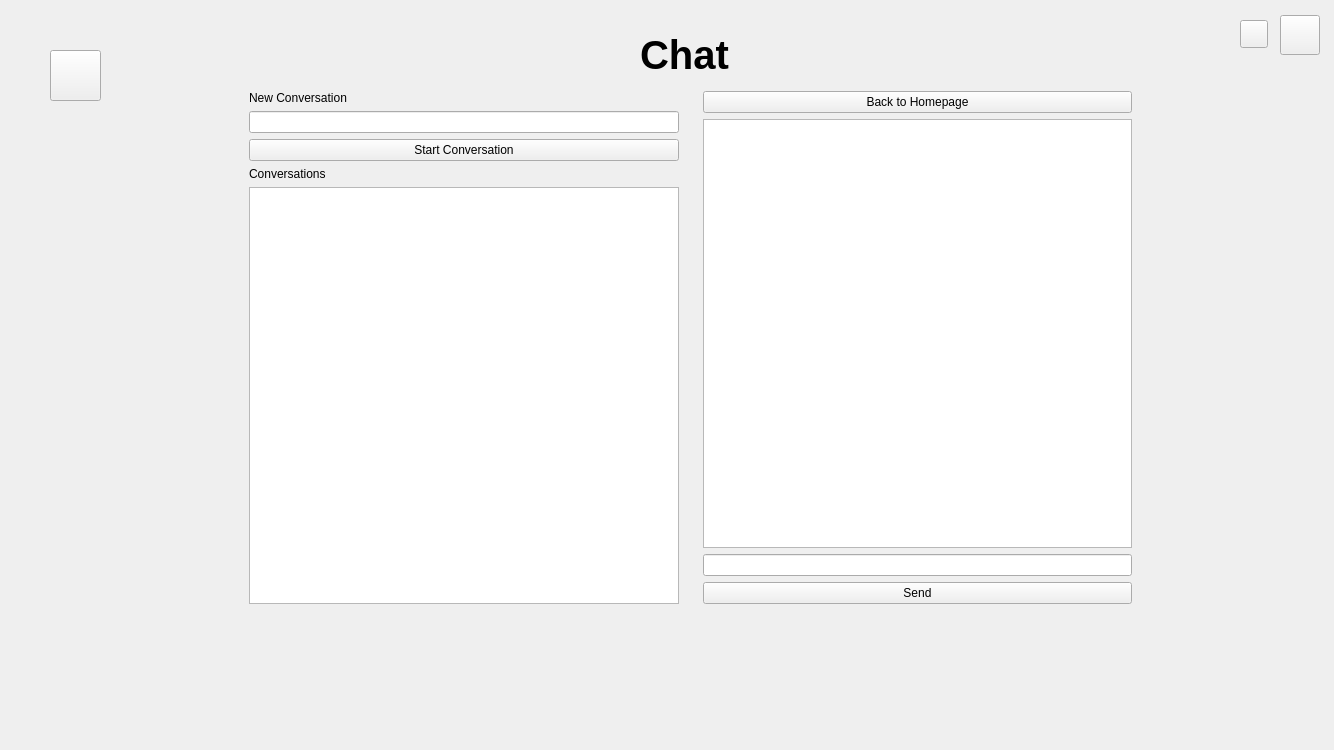
<?xml version="1.0" encoding="UTF-8"?>
<ui version="4.0">
 <class>ChatView</class>
 <widget class="QWidget" name="ChatView">
  <property name="enabled">
   <bool>true</bool>
  </property>
  <property name="geometry">
   <rect>
    <x>0</x>
    <y>0</y>
    <width>1334</width>
    <height>750</height>
   </rect>
  </property>
  <property name="mouseTracking">
   <bool>false</bool>
  </property>
  <property name="windowTitle">
   <string>Form</string>
  </property>
  <widget class="QWidget" name="widget" native="true">
   <property name="geometry">
    <rect>
     <x>10</x>
     <y>10</y>
     <width>1334</width>
     <height>750</height>
    </rect>
   </property>
   <property name="autoFillBackground">
    <bool>false</bool>
   </property>
   <property name="styleSheet">
    <string notr="true"/>
   </property>
   <widget class="QLabel" name="title">
    <property name="geometry">
     <rect>
      <x>530</x>
      <y>10</y>
      <width>261</width>
      <height>69</height>
     </rect>
    </property>
    <property name="font">
     <font>
      <pointsize>30</pointsize>
      <bold>true</bold>
     </font>
    </property>
    <property name="styleSheet">
     <string notr="true">color:black;</string>
    </property>
    <property name="text">
     <string>Chat</string>
    </property>
    <property name="textFormat">
     <enum>Qt::AutoText</enum>
    </property>
    <property name="indent">
     <number>100</number>
    </property>
   </widget>
   <widget class="QWidget" name="ChatView_1" native="true">
    <property name="geometry">
     <rect>
      <x>230</x>
      <y>72</y>
      <width>901</width>
      <height>531</height>
     </rect>
    </property>
    <layout class="QHBoxLayout" name="horizontalLayout">
     <item>
      <widget class="QWidget" name="leftLayout" native="true">
       <layout class="QVBoxLayout" name="verticalLayout">
        <item>
         <widget class="QLabel" name="newConvo">
          <property name="styleSheet">
           <string notr="true">color : black;</string>
          </property>
          <property name="text">
           <string>New Conversation</string>
          </property>
         </widget>
        </item>
        <item>
         <widget class="QLineEdit" name="sampleNameInput"/>
        </item>
        <item>
         <widget class="QPushButton" name="addLandlordButton">
          <property name="text">
           <string>Start Conversation</string>
          </property>
         </widget>
        </item>
        <item>
         <widget class="QLabel" name="convo">
          <property name="styleSheet">
           <string notr="true">color: black;</string>
          </property>
          <property name="text">
           <string>Conversations</string>
          </property>
         </widget>
        </item>
        <item>
         <widget class="QListWidget" name="conversationList"/>
        </item>
       </layout>
      </widget>
     </item>
     <item>
      <widget class="QWidget" name="rightLayout" native="true">
       <layout class="QVBoxLayout" name="verticalLayout_2">
        <item>
         <widget class="QPushButton" name="backButton">
          <property name="text">
           <string>Back to Homepage</string>
          </property>
         </widget>
        </item>
        <item>
         <widget class="QTextEdit" name="messageArea"/>
        </item>
        <item>
         <widget class="QLineEdit" name="messageInput"/>
        </item>
        <item>
         <widget class="QPushButton" name="sendButton">
          <property name="text">
           <string>Send</string>
          </property>
         </widget>
        </item>
       </layout>
      </widget>
     </item>
    </layout>
   </widget>
   <widget class="QPushButton" name="backButton_2">
    <property name="geometry">
     <rect>
      <x>40</x>
      <y>40</y>
      <width>51</width>
      <height>51</height>
     </rect>
    </property>
    <property name="cursor">
     <cursorShape>PointingHandCursor</cursorShape>
    </property>
    <property name="styleSheet">
     <string notr="true">border-image: url(:/img/back.png);</string>
    </property>
    <property name="text">
     <string/>
    </property>
   </widget>
   <widget class="QPushButton" name="closedBtn">
    <property name="geometry">
     <rect>
      <x>1270</x>
      <y>5</y>
      <width>40</width>
      <height>40</height>
     </rect>
    </property>
    <property name="cursor">
     <cursorShape>PointingHandCursor</cursorShape>
    </property>
    <property name="styleSheet">
     <string notr="true">border-image: url(:/img/close.png);</string>
    </property>
    <property name="text">
     <string/>
    </property>
   </widget>
   <widget class="QPushButton" name="logoutBtn">
    <property name="geometry">
     <rect>
      <x>1230</x>
      <y>10</y>
      <width>28</width>
      <height>28</height>
     </rect>
    </property>
    <property name="cursor">
     <cursorShape>PointingHandCursor</cursorShape>
    </property>
    <property name="styleSheet">
     <string notr="true">border-image: url(:/img/logout.png);</string>
    </property>
    <property name="text">
     <string/>
    </property>
   </widget>
  </widget>
 </widget>
 <resources/>
 <connections/>
</ui>
